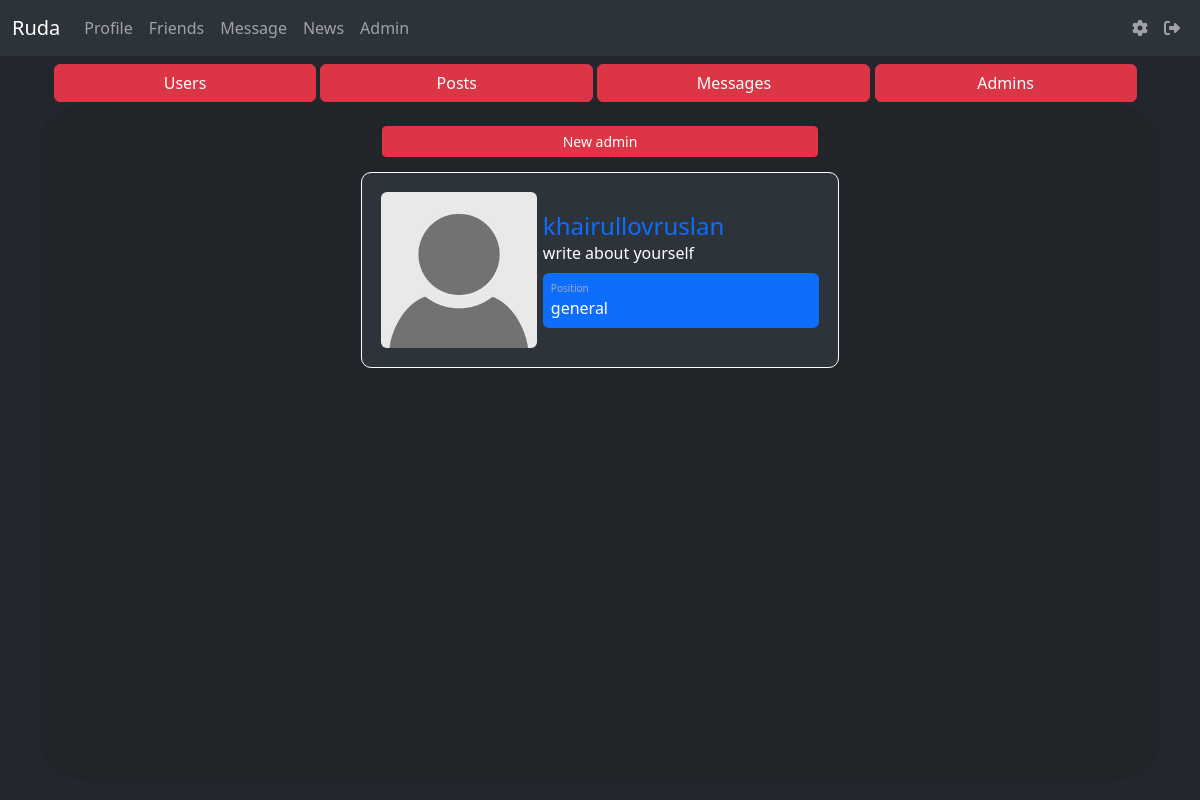
/admin/admins (signed in), run on an earlier commit of the app's database.
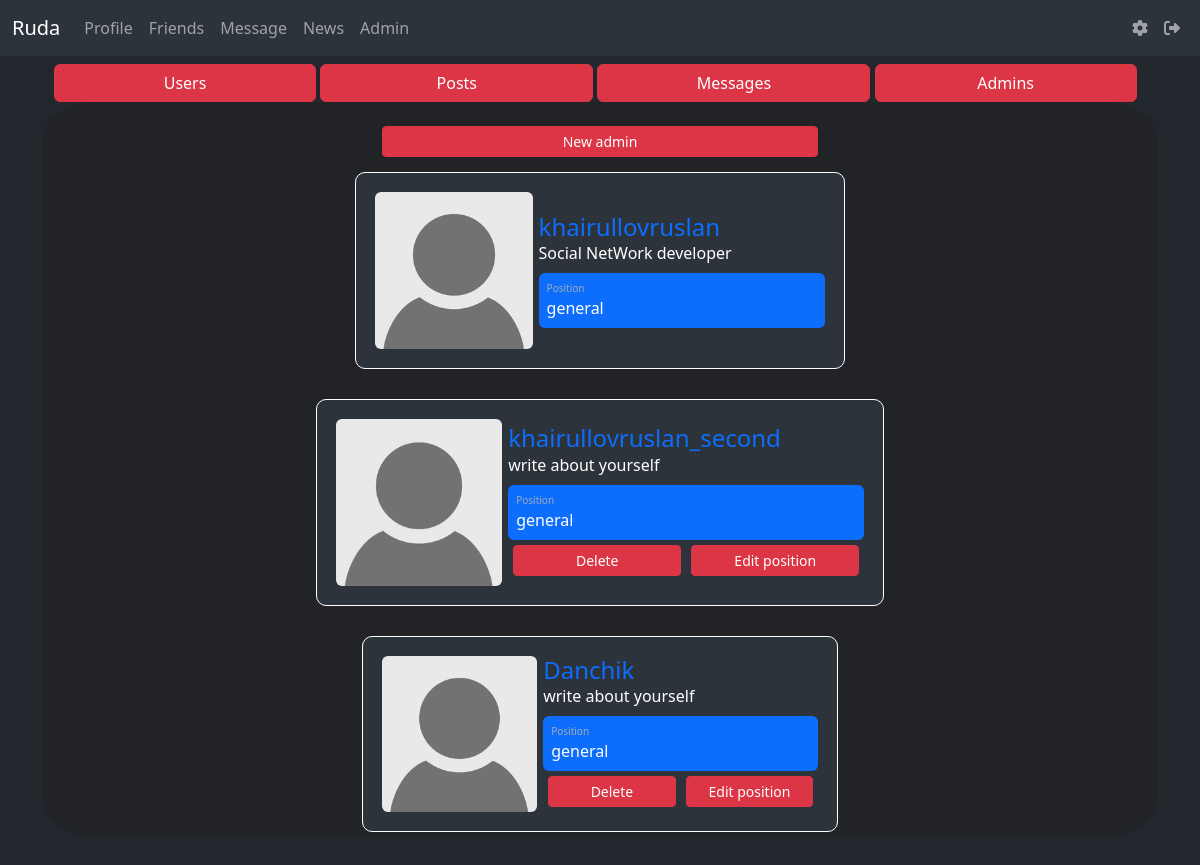
And on a later commit of the database.
### data/admins.py (models this page shows)
class Admin(SqlAlchemyBase, UserMixin):
    __tablename__ = 'admins'
    id = sqlalchemy.Column(sqlalchemy.Integer, primary_key=True, autoincrement=True)
    user_id = sqlalchemy.Column(sqlalchemy.Integer,
                                sqlalchemy.ForeignKey("users.id"))
    position = sqlalchemy.Column(sqlalchemy.String, default='common')
    user = orm.relation('User')

### data/users.py (models this page shows, shortened)
class User(SqlAlchemyBase, UserMixin):
    __tablename__ = 'users'
    id = sqlalchemy.Column(sqlalchemy.Integer, primary_key=True, autoincrement=True)
    name = sqlalchemy.Column(sqlalchemy.String, unique=True, nullable=True)
    about = sqlalchemy.Column(sqlalchemy.String, nullable=True, default='write about yourself')
    second_email = sqlalchemy.Column(sqlalchemy.String, nullable=True)
    github = sqlalchemy.Column(sqlalchemy.String, nullable=True)
    image = sqlalchemy.Column(sqlalchemy.String, default="default.jpg")
    email = sqlalchemy.Column(sqlalchemy.String, index=True, unique=True, nullable=True)
    followings = sqlalchemy.Column(sqlalchemy.String, nullable=True, default='')
    followers = sqlalchemy.Column(sqlalchemy.String, nullable=True, default='')
    post_count = sqlalchemy.Column(sqlalchemy.Integer, nullable=True, default=0)
    admin_check = sqlalchemy.Column(sqlalchemy.Integer, default=0)
    hashed_password = sqlalchemy.Column(sqlalchemy.String, nullable=True)
    created_date = sqlalchemy.Column(sqlalchemy.DateTime, default=datetime.datetime.now)

### main.py (the view, shortened to what this page needs)
@app.route('/admin/admins', methods=['GET', 'POST'])
@login_required
def admin_list():
    db_sess = db_session.create_session()
    admin_user = db_sess.query(Admin).filter(Admin.user_id == current_user.id).first()
    if admin_user:
        pos = admin_user
    else:
        pos = ''
    admins = db_sess.query(Admin).all()
    return render_template('admin.html', admins=admins, general_pos='general', pos=pos)

### data/db_session.py (called while the page is built)
def create_session() -> Session:
    global __factory
    return __factory()

### main.py (called while the page is built)
@login_manager.user_loader
def load_user(user_id):
    db_sess = db_session.create_session()
    return db_sess.query(User).get(user_id)

### templates/admin.html (shortened to what this page needs)
{% extends "base.html" %}
{% block content %}
{% if current_user.admin_check == 1 %}
    <div class="container">
        <div>
            <a href="/admin/users" class="btn btn-danger" style="width: 24%;">Users</a>
            <a href="/admin/posts" class="btn btn-danger" style="width: 25%;">Posts</a>
            <a href="/admin/message" class="btn btn-danger" style="width: 25%;">Messages</a>
            <a href="/admin/admins" class="btn btn-danger" style="width: 24%;">Admins</a>
        </div>
        <div class="row"
             style="height: 85vh; background-color: #2227; border-radius: 5%; padding-left: auto; padding-right: auto; overflow: auto;">
            {% if admins %}
                {% if pos %}
                    <div style="color: white; align-items: center;">
                        <br>
                        {% if pos.position == 'general' %}
                            <span>
                                  <form action="" class="friends__block" method="post">
                                         <button name='new_admin' class="btn btn-sm btn-danger" style="margin-left: auto;
                                            width: 40%;
                                            margin-right: auto;
                                            display: flex;
                                            justify-content: center;
                                            flex-wrap: wrap;">
                                             New admin</button>
                                  </form>
                                    </span>
                        {% endif %}
                        <form action="" class="friends__block" method="post">
                            {% for admin1 in admins %}
                            {% set list1 = admin1.user.followers.split(', ') %}
                            {% set list2 = admin1.user.followings.split(', ') %}
                            {% set user_id_ = current_user.id | string() %}
                            <div class="card_friend p-3"
                                 style="background-color: #2d333b; border: 1px solid white; border-radius: 10px;">
                                <div class="object__block">
                                    <div class="image"><a href=""><img src="../static/avatars/{{ admin1.user.image }}" class="rounded"
                                                                       width="250"></a></div>
                                    <div class="ml-3 w-100">
                                        <h4 class="mb-0 mt-0" name="nickname" style="color: white;"><a
                                                href="/profile/{{admin1.user.name}}" style="text-decoration: none;">{{admin1.user.name}}</a>
                                        </h4> <span style="color: white;">{{admin1.user.about}}</span>
                                        <div class="p-2 mt-2 bg-primary d-flex justify-content-between rounded text-white stats">
                                            <div class="d-flex flex-column"><span class="articles">Position</span> <span
                                                    class="number1">{{ admin1.position}}</span></div>
                                        </div>
                                        <div class="buttons__block">
                                            {% if pos.position == 'general' and current_user.id != admin1.user_id %}
                                                <button class="btn btn-sm btn-danger w-100" name="delete_user-{{admin1.user.id}}">Delete
                                                </button>
                                                <button class="btn btn-sm btn-danger w-100" name="edit_user-{{admin1.user.id}}">Edit position
                                                </button>
                                            {% endif %}
                                        </div>
                                    </div>
                                </div>
                            </div>
                            {% endfor %}
                        </form>
                    </div>
                 {% endif %}
            {% endif %}
        </div>
    </div>
{% else %}
    <h1 style="color: red;">Куда мы лезем боже</h1>
{% endif %}
{% endblock %}

### templates/base.html (shortened to what this page needs)
<!doctype html>
<html lang="en">
<head>
    <link rel="stylesheet" href="../static/css/style.css" />
    <link href="https://cdn.jsdelivr.net/npm/bootstrap@5.0.1/dist/css/bootstrap.min.css"
          rel="stylesheet"
>
	<link href="/examples/libs/bootstrap-5/bootstrap.min.css" rel="stylesheet">
</head>
<body>
<header>
	<nav class="navbar navbar-expand-lg navbar-dark" style="background-color: #2d333b">
    	<div class="container-fluid">
        	<a class="navbar-brand" href="#">Ruda</a>
			{% if current_user.is_authenticated %}
    			<div class="collapse navbar-collapse" id="navbarSupportedContent">
     			 	<ul class="navbar-nav me-auto mb-2 mb-lg-0">
						<li class="nav-item">
					 		<a class="nav-link" href="/profile/{{current_user.name}}">Profile</a>
					 	</li>
					 	<li class="nav-item">
							<a class="nav-link" href="/friends">Friends</a>
					 	</li>
					 	<li class="nav-item">
							<a class="nav-link" href="/message">Message</a>
					 	</li>
					 	<li class="nav-item">
							<a class="nav-link" href="/news">News</a>
					 	</li>
						{% if current_user.is_authenticated and current_user.admin_check == 1 %}
							<li class="nav-item">
								<a class="nav-link" href="/admin">Admin</a>
							</li>
						{% endif %}
				 	</ul>
				 	<ul class="navbar-nav ms-auto mb-2 mb-lg-0">
					 	<li class="nav-item">
					 		<a class="nav-link" href="/settings"><i class="fa-solid fa-gear"></i></a>
					 	</li>
					 	<li class="nav-item">
					 		<a class="nav-link" href="/logout"><i class="fa-solid fa-right-from-bracket"></i></a>
					 	</li>
				  	</ul>
    			</div>
			{% endif %}
  		</div>
	</nav>
</header>
<main role="main" class="container">
    {% block content %}
    {% endblock %}
</main>
</body>
</html>

### static/css/style.css (style rules this page uses)
.friends__block { margin-left: auto; margin-right: auto; display: flex; justify-content: center; flex-wrap: wrap; }
.friends__block > div { margin: 15px; }
.stats { background: #f2f5f8; color: #000 }
.articles { font-size: 10px; color: #a1aab9 }
.number1 { font-weight: 500 }
.object__block { display: flex; align-items: center; }
.object__block > div { margin: 3px; }
.buttons__block { display: flex; text-align: flex-start; }
.buttons__block > button { margin: 5px; }
img { max-width: 100%; height: auto; }
html body { background-color: #22272e; }
body { min-height: 100vh; overflow-x: hidden }

What changed in the data, as far as the page shows it:
changed through a linked row, Admin "khairullovruslan": user.about "write about yourself" → "Social NetWork developer"
added Admin: user.image (placeholder picture), user.name "khairullovruslan_second", user.about "write about yourself", position "general"
added Admin: user.image (placeholder picture), user.name "Danchik", user.about "write about yourself", position "general"
